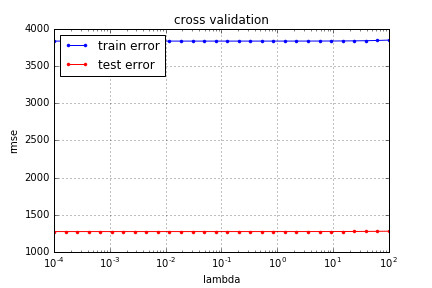

The script that saved this image:
# -*- coding: utf-8 -*-

"""functions used to crossvalidate part of our training set with the other part
   and search for optimal parameters or function to use"""

import matplotlib.pyplot as plt

from costs import *
from implementations import *


def build_k_indices(y, k_fold, seed):
    """build k indices for k-fold cross validation."""
    num_row = y.shape[0]
    interval = int(num_row / k_fold)
    np.random.seed(seed)
    indices = np.random.permutation(num_row)
    k_indices = [indices[k * interval: (k + 1) * interval] for k in range(k_fold)]
    return np.array(k_indices)


def cross_validation_visualization(graph_name, x_name, x_values, mse_tr, mse_te):
    """visualization the curves of mse_tr and mse_te.
       take the name of the x axis and graph name as argument"""
    plt.semilogx(x_values, mse_tr, marker=".", color='b', label='train error')
    plt.semilogx(x_values, mse_te, marker=".", color='r', label='test error')
    plt.xlabel(x_name)
    plt.ylabel("rmse")
    plt.title(graph_name)
    plt.legend(loc=2)
    plt.grid(True)
    plt.savefig(graph_name)


def cross_validation(y, tx, function_to_test, k_fold, lambda_, seed, cost_function):
    """return the loss of train values, loss of test values and weights
       using k-fold cross validation for a function given as parameter"""
    k_indices = build_k_indices(y, k_fold, seed)
    loss_tr = []
    loss_te = []
    weights = []
    for k in range(k_indices.shape[0]):
        # get k'th subgroup in test, others in train:
        train_indices = k_indices[[i for i in range(len(k_indices)) if i != k]]
        train_tx, train_y = tx[np.ravel(train_indices)], y[np.ravel(train_indices)]
        test_tx, test_y = tx[k_indices[k]], y[k_indices[k]]

        # Call the test function with the correct arguments depending on what we received
        if isinstance(function_to_test, partial):
            if (function_to_test.func == reg_logistic_regression):
                loss_tr_k, weight_k = function_to_test(train_y, train_tx, lambda_)
            else:
                loss_tr_k, weight_k = function_to_test(train_y, train_tx)
        elif (function_to_test == ridge_regression):
            loss_tr_k, weight_k = function_to_test(train_y, train_tx, lambda_)
        else:
            loss_tr_k, weight_k = function_to_test(train_y, train_tx)

        # Save the results for this value
        loss_tr.append(loss_tr_k)
        weights.append(weight_k)
        loss_te.append(cost_function(test_y, test_tx, weight_k))
    return np.mean(loss_tr), np.mean(loss_te), np.mean(weights, axis=0)


def finding_lambda(y, tx, function_to_test, k_fold, seed, lambdas, cost_function):
    """Helper function to iterate over a list of different lambda values to compare
       the effect of the lambda parameter"""

    # define lists to store the loss of training data and test data
    loss_tr = []
    loss_te = []
    for lambda_ in lambdas:
        # execute cross_validation for this lambda value
        if (cost_function == compute_loss_logistic):
            cost_function = partial(compute_loss_logistic, lambda_=lambda_)
        loss_tr_lamb, loss_te_lamb, weight_lamb = cross_validation(y, tx, function_to_test, k_fold, lambda_, seed,
                                                                   cost_function)
        loss_tr.append(loss_tr_lamb)
        loss_te.append(loss_te_lamb)
    return loss_tr, loss_te
